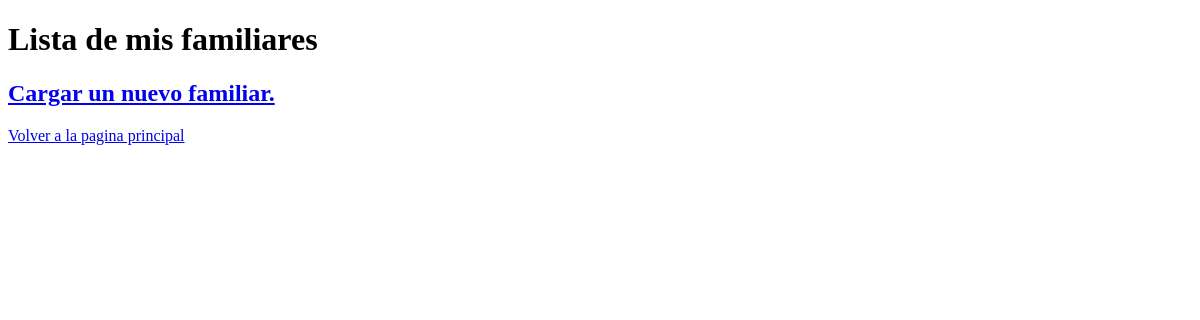
The page /mi-familia/ on the database as committed earlier.
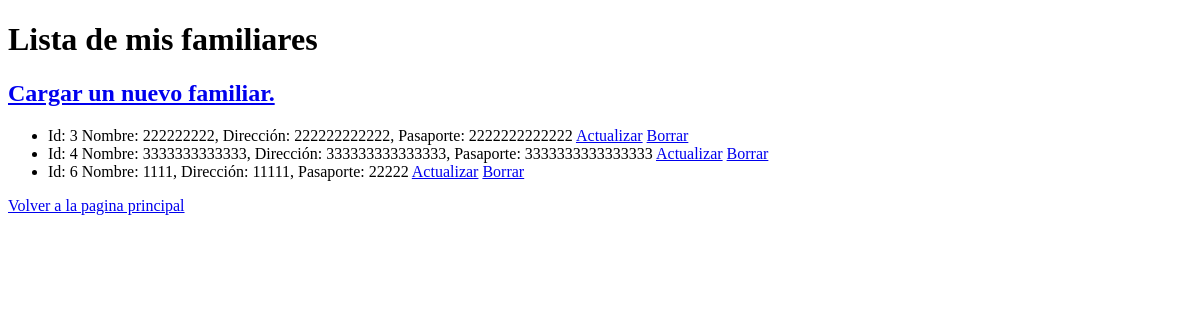
The same page on the database as committed later.
### ejemplo/models.py (models this page shows, shortened)
class Familiar(models.Model):
    nombre = models.CharField(max_length=100)
    direccion = models.CharField(max_length=200)
    numero_pasaporte = models.IntegerField()

### ejemplo/views.py (the view)
# urls.py: path('mi-familia/', monstrar_familiares),
def monstrar_familiares(request):
  lista_familiares = Familiar.objects.all()
  return render(request, "ejemplo/familiares.html", {"lista_familiares": lista_familiares})

### ejemplo/templates/ejemplo/familiares.html (shortened to what this page needs)
<!DOCTYPE html>
<html lang="en">
<head>
</head>
<body>
    {% block titulo %}
    <h1>Lista de mis familiares</h1>
    {% endblock %}
    {% block contenido %}
     <h2><a href="/mi-familia/alta">Cargar un nuevo familiar.</a></h2>
    <ul>
    {% for familiar in lista_familiares %}
       <li>
        Id: {{familiar.id}} Nombre: {{familiar.nombre}}, Dirección: {{familiar.direccion}}, Pasaporte: {{familiar.numero_pasaporte}}
        <a href="/mi-familia/actualizar/{{ familiar.id }}">Actualizar</a>
        <a href="/mi-familia/borrar/{{ familiar.id }}">Borrar</a>
        </li>
    {% endfor %}
    </ul>
    <a href="/pagina-principal">Volver a la pagina principal</a>
    {% endblock %}
</body>
</html>

Rows that differ between the two databases and show on the page:
added Familiar: id "3", nombre "222222222", direccion "222222222222", numero_pasaporte "2222222222222"
added Familiar: id "4", nombre "3333333333333", direccion "333333333333333", numero_pasaporte "3333333333333333"
added Familiar: id "6", nombre "1111", direccion "11111", numero_pasaporte "22222"
